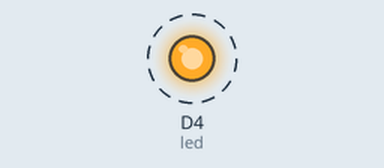
Simulated run of this sketch. Board: ESP8266 (NodeMCU). On the bench: output pins drawn as LEDs (lit = HIGH). Dashed ring = blinking. WiFi joins after 1.5 s; servers stay silent unless stated; what the sketch prints to the serial monitor is not drawn.

Above: at 2.0 s.
Timing chart, 0 to 7.1 s (numbered marks = the images above):
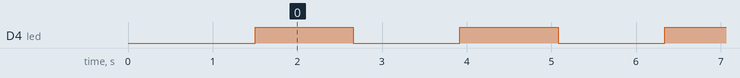

Measured:
- by itself, D4 (led): alternates HIGH for 1.2 s and LOW for 1.3 s

The sketch:

code.ino
```cpp
#include "FirebaseESP8266.h”
#include <ESP8266WiFi.h>


#define FIREBASE_HOST "LINK OF DATABASE WITHOUT HTTps" //Without http:// or https:// schemes
#define FIREBASE_AUTH "AUTH KAY"
#define WIFI_SSID "Galaxy M124C0B"
#define WIFI_PASSWORD "Vansh123"

int led = D4;     // Connect LED to D5

FirebaseData firebaseData;
FirebaseData ledData;

FirebaseJson json;


void setup()
{

  Serial.begin(9600);
  pinMode(led,OUTPUT);

  WiFi.begin(WIFI_SSID, WIFI_PASSWORD);
  Serial.print("Connecting to Wi-Fi");
  while (WiFi.status() != WL_CONNECTED)
  {
    Serial.print(".");
    delay(300);
  }
  Serial.println();
  Serial.print("Connected with IP: ");
  Serial.println(WiFi.localIP());
  Serial.println();

  Firebase.begin(FIREBASE_HOST, FIREBASE_AUTH);
  Firebase.reconnectWiFi(true);

}

void sensorUpdate(){
  digitalWrite(led,true);
  int t = digitalRead(led);

  if (Firebase.setFloat(firebaseData, "/light_a/light_mon", t))
  {
    Serial.println("PASSED");
    Serial.println("PATH: " + firebaseData.dataPath());
    Serial.println("TYPE: " + firebaseData.dataType());
    Serial.println("ETag: " + firebaseData.ETag());
    Serial.println("------------------------------------");
    Serial.println();
  }
  else
  {
    Serial.println("FAILED");
    Serial.println("REASON: " + firebaseData.errorReason());
    Serial.println("------------------------------------");
    Serial.println();
  }

  delay(1000);
}

void sensorUpdate1(){

  digitalWrite(led,false);
  int t = digitalRead(led);

  if (Firebase.setFloat(firebaseData, "/light_a/light_mon", t))
  {
    Serial.println("PASSED");
    Serial.println("PATH: " + firebaseData.dataPath());
    Serial.println("TYPE: " + firebaseData.dataType());
    Serial.println("ETag: " + firebaseData.ETag());
    Serial.println("------------------------------------");
    Serial.println();
  }
  else
  {
    Serial.println("FAILED");
    Serial.println("REASON: " + firebaseData.errorReason());
    Serial.println("------------------------------------");
    Serial.println();
  }

  delay(1000);


}

void loop() {
  sensorUpdate();
  sensorUpdate1();
  delay(100);
}
```
